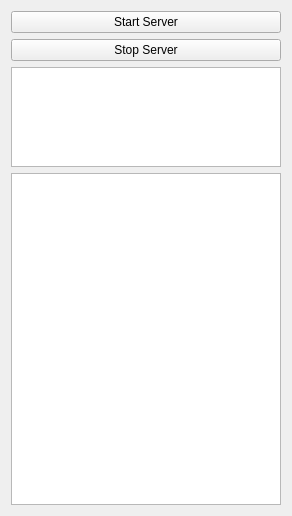
<?xml version="1.0" encoding="UTF-8"?>
<ui version="4.0">
 <class>MainView</class>
 <widget class="QMainWindow" name="MainView">
  <property name="geometry">
   <rect>
    <x>0</x>
    <y>0</y>
    <width>292</width>
    <height>516</height>
   </rect>
  </property>
  <property name="windowTitle">
   <string>MainView</string>
  </property>
  <widget class="QWidget" name="centralWidget">
   <layout class="QVBoxLayout" name="verticalLayout_2">
    <item>
     <widget class="QPushButton" name="btnStart">
      <property name="text">
       <string>Start Server</string>
      </property>
     </widget>
    </item>
    <item>
     <widget class="QPushButton" name="btnStop">
      <property name="text">
       <string>Stop Server</string>
      </property>
     </widget>
    </item>
    <item>
     <layout class="QVBoxLayout" name="verticalLayout_3">
      <item>
       <widget class="QListWidget" name="lstIp">
        <property name="maximumSize">
         <size>
          <width>16777215</width>
          <height>100</height>
         </size>
        </property>
       </widget>
      </item>
      <item>
       <widget class="QListWidget" name="lstResult"/>
      </item>
     </layout>
    </item>
   </layout>
  </widget>
 </widget>
 <layoutdefault spacing="6" margin="11"/>
 <resources/>
 <connections/>
</ui>
